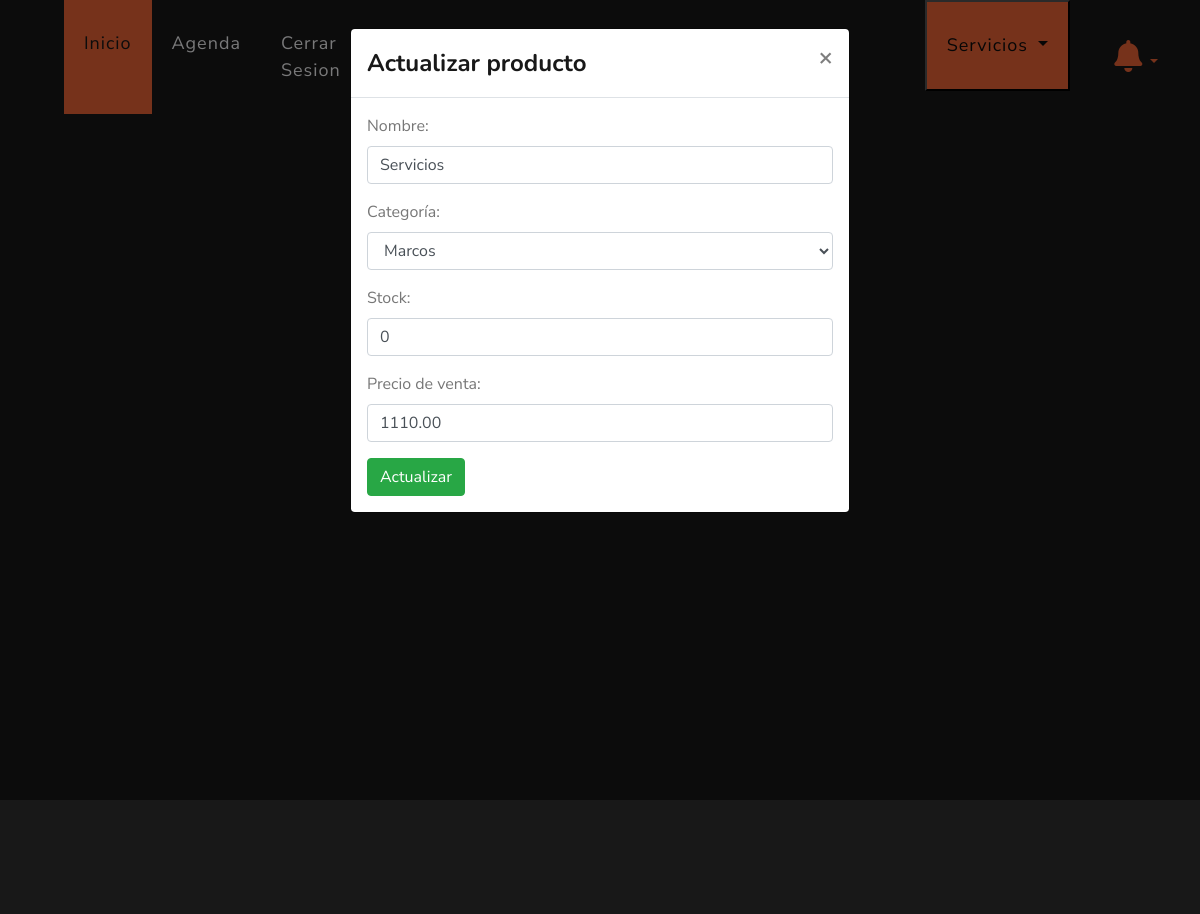
/actualizar/producto/2 (signed in), run on the app's committed database.
### veterinary/models.py (models this page shows, shortened)
class Product(models.Model):
    name = models.CharField(max_length=150, verbose_name='Nombre', unique=True)
    cat = models.ForeignKey(Category, on_delete=models.CASCADE, verbose_name='Categoría')
    stock = models.IntegerField(default=0, verbose_name='Stock')
    pvp = models.DecimalField(default=0.00, max_digits=9, decimal_places=2, verbose_name='Precio de venta')
    veterinary = models.ForeignKey(Veterinary, on_delete=models.PROTECT, null=True, blank=True)
    class Meta:
        verbose_name = 'Producto'
        verbose_name_plural = 'Productos'
        ordering = ['id']

class Category(models.Model):
    name = models.CharField(max_length=150, verbose_name='Nombre', unique=True)
    desc = models.CharField(max_length=500, null=True, blank=True, verbose_name='Descripción')
    veterinary = models.ForeignKey(Veterinary, on_delete=models.PROTECT, null=True, blank=True)
    def __str__(self):
        return self.name
    class Meta:
        verbose_name = 'Categoria'
        verbose_name_plural = 'Categorias'
        ordering = ['id']

### veterinary/views.py (the view)
# urls.py: path("actualizar/producto/<int:id>", views.updateProduct, name="updateProduct"),
@login_required(login_url="login")
def updateProduct(request, id):
    product = Product.objects.get(id=id)
    if request.method == "POST":
        form = ProductForm(request.POST, instance=product)
        if form.is_valid():
            form.save()
            return redirect("detailProduct")
    else:
        form = ProductForm(instance=product)
    context = {"form": form}
    return render(request, "veterinary/updateProduct.html", context)

### veterinary/forms.py
class ProductForm(ModelForm):
    class Meta:
        model = Product
        fields = ['name', 'cat', 'stock', 'pvp']
        labels = {
            'name': 'Nombre',
            'cat': 'Categoría',
            'stock': 'Stock',
            'pvp': 'Precio de venta'
        }
        widgets = {
            'name': TextInput(attrs={'class': 'form-control'}),
            'cat': Select(attrs={'class': 'form-control'}),
            'stock': NumberInput(attrs={'class': 'form-control'}),
            'pvp': NumberInput(attrs={'class': 'form-control'}),
        }

### veterinary/views.py (called while the page is built)
def check_notifications(request):
    if not request.user.is_authenticated:
        veterinary_logued = Veterinary.objects.get(id=1)
    else:
        veterinary_logued = request.user.veterinary
    if not Client.objects.filter(veterinary=veterinary_logued).exists():
        messages.info(request, 'Registra clientes')
    if not Pet.objects.filter(client__veterinary=veterinary_logued).exists():
        messages.info(request, 'Registra mascotas')
    if not Category.objects.filter(veterinary=veterinary_logued).exists():
        messages.info(request, 'Registra categorias y productos')
    if not Events.objects.filter(veterinary=veterinary_logued).exists():
        messages.info(request, 'Registra tu primer cita')

### templates/veterinary/updateProduct.html (shortened to what this page needs)
{% extends 'layout/base.html' %}
{% block 'style' %}
{% load static %}
<link rel="stylesheet" href="{% static 'css/estilo.css' %}">
{% endblock %}
{% block 'header' %}
{% include 'layout/partials/headerbase.html' %}
{% endblock %}
{% block 'content' %}
{% if form.instance %}
<div class="modal fade" id="myModal" tabindex="-1" role="dialog" aria-labelledby="myModalLabel">
  <div class="modal-dialog" role="document">
    <div class="modal-content">
      <div class="modal-header">
        <h4 class="modal-title" id="myModalLabel">Actualizar producto</h4>
        <button type="button" class="close" data-dismiss="modal" aria-label="Close"><span aria-hidden="true">&times;</span></button>
      </div>
      <div class="modal-body">
        <form method="post" id="update-form">
          {{ form.as_p }}
          <input type="submit" class="btn btn-success" value="Actualizar">
        </form>
      </div>
    </div>
  </div>
</div>
{% endif %}
<div class="container-fluid" style="background-color: #181818;">
  <div class="row">
    <div class="col-md-12" style="background-color: #181818; height: 100vh;">
      <div id="calendar" class="container bg-dark" style="padding: 25px; color: white;">
      </div>
    </div>
  </div>
</div>
{% endblock %}

### static/css/estilo.css (style rules this page uses)
#calendar { width: 100%; height: 100vh; }

### data on the page
Product: name "Servicios", cat "Marcos", stock "0", pvp "1110.00"
